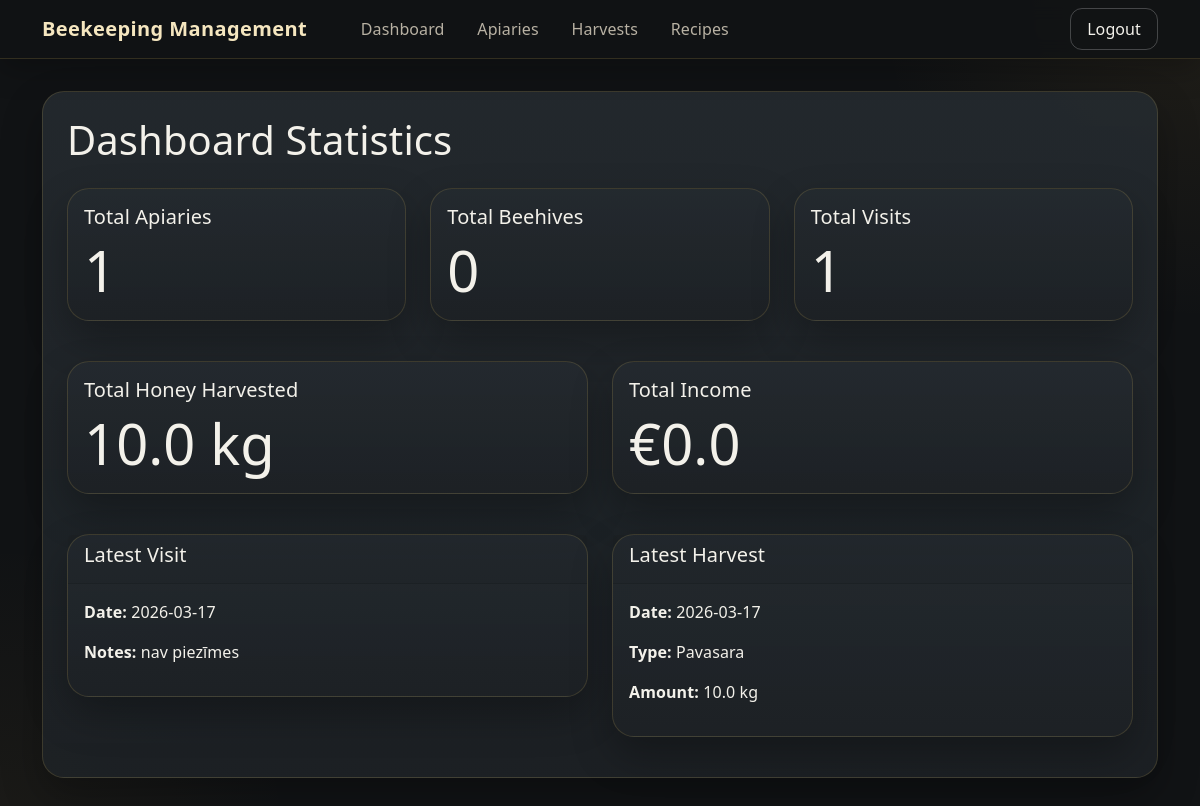
/dashboard (signed in), run on the app's committed database.
### tables this page shows
CREATE TABLE apiary_visits (
                    id INTEGER PRIMARY KEY,
                    apiary_id INTEGER,
                    visit_date TEXT NOT NULL,
                    notes TEXT,
                    FOREIGN KEY (apiary_id) REFERENCES apiaries (id)
                );

CREATE TABLE honey_harvests (
                    id INTEGER PRIMARY KEY,
                    date TEXT NOT NULL,
                    honey_type TEXT NOT NULL,
                    amount REAL NOT NULL,
                    money_earned REAL
                , user_id INTEGER NOT NULL DEFAULT 1);

### web_app.py (the view)
@app.route("/dashboard")
@login_required
def dashboard():
    conn = sqlite3.connect('beekeeping.db')
    c = conn.cursor()
    user_id = session['user_id']
    c.execute("SELECT COUNT(*) FROM apiaries WHERE user_id = ?", (user_id,))
    total_apiaries = c.fetchone()[0]
    c.execute("""
        SELECT COUNT(*) FROM beehives
        WHERE apiary_id IN (SELECT id FROM apiaries WHERE user_id = ?)
    """, (user_id,))
    total_beehives = c.fetchone()[0]
    c.execute("""
        SELECT COUNT(*) FROM apiary_visits
        WHERE apiary_id IN (SELECT id FROM apiaries WHERE user_id = ?)
    """, (user_id,))
    total_visits = c.fetchone()[0]
    c.execute("SELECT COALESCE(SUM(amount), 0) FROM honey_harvests WHERE user_id = ?", (user_id,))
    total_honey = c.fetchone()[0]
    c.execute("SELECT COALESCE(SUM(money_earned), 0) FROM honey_harvests WHERE user_id = ?", (user_id,))
    total_income = c.fetchone()[0]
    c.execute("""
        SELECT visit_date, notes FROM apiary_visits
        WHERE apiary_id IN (SELECT id FROM apiaries WHERE user_id = ?)
        ORDER BY visit_date DESC LIMIT 1
    """, (user_id,))
    latest_visit_row = c.fetchone()
    latest_visit = {'date': latest_visit_row[0], 'notes': latest_visit_row[1]} if latest_visit_row else None
    c.execute("SELECT date, honey_type, amount FROM honey_harvests WHERE user_id = ? ORDER BY date DESC LIMIT 1", (user_id,))
    latest_harvest_row = c.fetchone()
    latest_harvest = {'date': latest_harvest_row[0], 'type': latest_harvest_row[1], 'amount': latest_harvest_row[2]} if latest_harvest_row else None
    conn.close()
    return render_template("statistics.html",
                           total_apiaries=total_apiaries,
                           total_beehives=total_beehives,
                           total_visits=total_visits,
                           total_honey=total_honey,
                           total_income=total_income,
                           latest_visit=latest_visit,
                           latest_harvest=latest_harvest)

### web_app.py (called while the page is built)
@app.before_request
def require_login():
    allowed = {"login", "register", "logout", "static", "serve_image"}  # names of view functions that don't require auth
    if request.endpoint not in allowed and not session.get("logged_in"):
        return redirect(url_for("login"))

def login_required(f):
    @wraps(f)
    def decorated_function(*args, **kwargs):
        if not session.get("logged_in"):
            return redirect(url_for("login"))
        return f(*args, **kwargs)
    return decorated_function

### templates/statistics.html (shortened to what this page needs)
{% extends "base.html" %}
{% block content %}
<div class="glass-panel p-4 mb-4">
<h1 class="mb-4">Dashboard Statistics</h1>
<div class="row mb-4">
    <div class="col-md-4 mb-3">
        <div class="card">
            <div class="card-body">
                <h5 class="card-title">Total Apiaries</h5>
                <p class="card-text display-4">{{ total_apiaries }}</p>
            </div>
        </div>
    </div>
    <div class="col-md-4 mb-3">
        <div class="card">
            <div class="card-body">
                <h5 class="card-title">Total Beehives</h5>
                <p class="card-text display-4">{{ total_beehives }}</p>
            </div>
        </div>
    </div>
    <div class="col-md-4 mb-3">
        <div class="card">
            <div class="card-body">
                <h5 class="card-title">Total Visits</h5>
                <p class="card-text display-4">{{ total_visits }}</p>
            </div>
        </div>
    </div>
</div>
<div class="row mb-4">
    <div class="col-md-6 mb-3">
        <div class="card">
            <div class="card-body">
                <h5 class="card-title">Total Honey Harvested</h5>
                <p class="card-text display-4">{{ total_honey }} kg</p>
            </div>
        </div>
    </div>
    <div class="col-md-6 mb-3">
        <div class="card">
            <div class="card-body">
                <h5 class="card-title">Total Income</h5>
                <p class="card-text display-4">€{{ total_income }}</p>
            </div>
        </div>
    </div>
</div>
<div class="row">
    <div class="col-md-6 mb-3">
        <div class="card">
            <div class="card-header">
                <h5>Latest Visit</h5>
            </div>
            <div class="card-body">
                {% if latest_visit %}
                <p><strong>Date:</strong> {{ latest_visit.date }}</p>
                <p><strong>Notes:</strong> {{ latest_visit.notes or 'No notes' }}</p>
                {% else %}
                <p>No visits recorded yet.</p>
                {% endif %}
            </div>
        </div>
    </div>
    <div class="col-md-6 mb-3">
        <div class="card">
            <div class="card-header">
                <h5>Latest Harvest</h5>
            </div>
            <div class="card-body">
                {% if latest_harvest %}
                <p><strong>Date:</strong> {{ latest_harvest.date }}</p>
                <p><strong>Type:</strong> {{ latest_harvest.type }}</p>
                <p><strong>Amount:</strong> {{ latest_harvest.amount }} kg</p>
                {% else %}
                <p>No harvests recorded yet.</p>
                {% endif %}
            </div>
        </div>
    </div>
</div>
</div>
{% endblock %}

### templates/base.html (style rules this page uses)
:root { --bg: #111315; --bg-soft: #171a1d; --panel: #1d2125; --panel-2: #242a2f; --border: rgba(255, 209, 102, 0.14); --text: #f3f1ea; --muted: #b8b1a3; --accent: #d9a441; --accent-hover: #e3b65f; --success-bg: #1d2b21; --success-border: #35553d; }
html, body { height: 100%; }
body { background: radial-gradient(circle at top right, rgba(217, 164, 65, 0.08), transparent 22%), radial-gradient(circle at bottom left, rgba(217, 164, 65, 0.05), transparent 20%), var(--bg); color: var(--text); font-family: "Segoe UI", Tahoma, Geneva, Verdana, sans-serif; letter-spacing: 0.1px; }
.glass-panel, .card { background: linear-gradient(180deg, rgba(36, 42, 47, 0.92), rgba(29, 33, 37, 0.96)); border: 1px solid var(--border); border-radius: 22px; box-shadow: 0 18px 40px rgba(0, 0, 0, 0.28); }

### data on the page
apiary_visits: date "2026-03-17", notes "nav piezīmes"
honey_harvests: date "2026-03-17", type "Pavasara", amount "10.0"

### other printed values
{{ total_apiaries }} "1"
{{ total_beehives }} "0"
{{ total_visits }} "1"
{{ total_honey }} "10.0"
{{ total_income }} "0.0"
